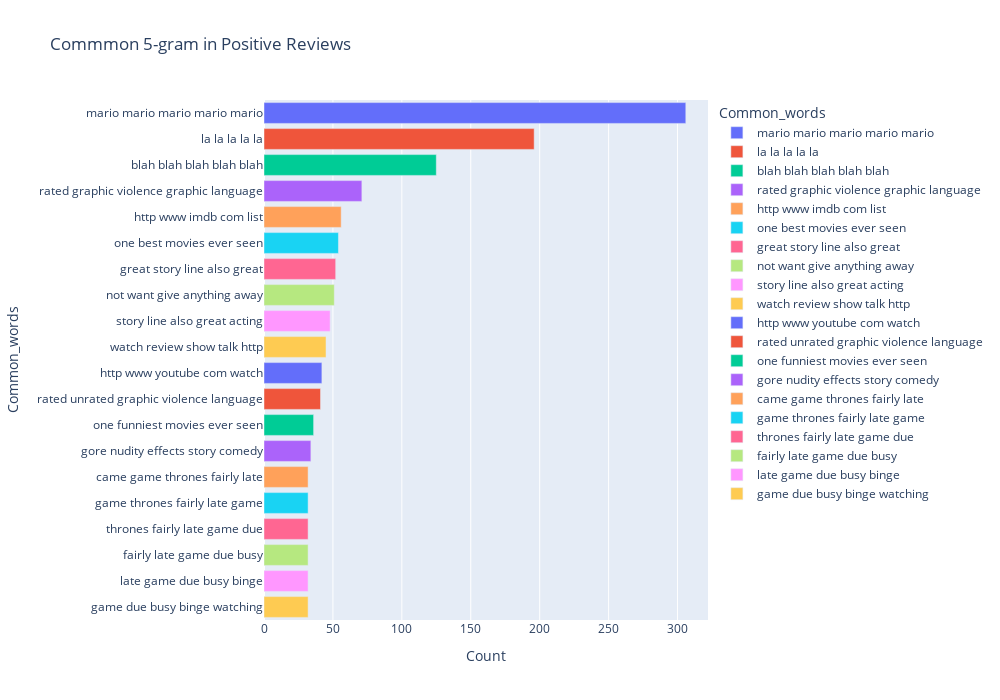

Notebook code cell kept with this figure:
### Code cell
most_common_fives = get_top_text_ngrams(df.Reviews_clean[df['Ratings']>=7], 20, 5)
most_common_fives = dict(most_common_fives)
temp = pd.DataFrame(columns = ["Common_words" , 'Count'])
temp["Common_words"] = list(most_common_fives.keys())
temp["Count"] = list(most_common_fives.values())
fig = px.bar(temp, x="Count", y="Common_words", title='Commmon 5-gram in Positive Reviews', orientation='h', 
             width=1000, height=700,color='Common_words')
fig.show()

### Figure 1 — Plotly figure (JSON) as saved in the notebook; plotly's stock layout.template omitted (floating-point values rounded to 4 significant figures)
{"data": [{"alignmentgroup": "True", "hovertemplate": "Common_words=%{y}<br>Count=%{x}<extra></extra>", "legendgroup": "mario mario mario mario mario", "marker": {"color": "#636efa", "pattern": {"shape": ""}}, "name": "mario mario mario mario mario", "offsetgroup": "mario mario mario mario mario", "orientation": "h", "showlegend": true, "textposition": "auto", "type": "bar", "x": [306], "xaxis": "x", "y": ["mario mario mario mario mario"], "yaxis": "y"}, {"alignmentgroup": "True", "hovertemplate": "Common_words=%{y}<br>Count=%{x}<extra></extra>", "legendgroup": "la la la la la", "marker": {"color": "#EF553B", "pattern": {"shape": ""}}, "name": "la la la la la", "offsetgroup": "la la la la la", "orientation": "h", "showlegend": true, "textposition": "auto", "type": "bar", "x": [196], "xaxis": "x", "y": ["la la la la la"], "yaxis": "y"}, {"alignmentgroup": "True", "hovertemplate": "Common_words=%{y}<br>Count=%{x}<extra></extra>", "legendgroup": "blah blah blah blah blah", "marker": {"color": "#00cc96", "pattern": {"shape": ""}}, "name": "blah blah blah blah blah", "offsetgroup": "blah blah blah blah blah", "orientation": "h", "showlegend": true, "textposition": "auto", "type": "bar", "x": [125], "xaxis": "x", "y": ["blah blah blah blah blah"], "yaxis": "y"}, {"alignmentgroup": "True", "hovertemplate": "Common_words=%{y}<br>Count=%{x}<extra></extra>", "legendgroup": "rated graphic violence graphic language", "marker": {"color": "#ab63fa", "pattern": {"shape": ""}}, "name": "rated graphic violence graphic language", "offsetgroup": "rated graphic violence graphic language", "orientation": "h", "showlegend": true, "textposition": "auto", "type": "bar", "x": [71], "xaxis": "x", "y": ["rated graphic violence graphic language"], "yaxis": "y"}, {"alignmentgroup": "True", "hovertemplate": "Common_words=%{y}<br>Count=%{x}<extra></extra>", "legendgroup": "http www imdb com list", "marker": {"color": "#FFA15A", "pattern": {"shape": ""}}, "name": "http www imdb com list", "offsetgroup": "http www imdb com list", "orientation": "h", "showlegend": true, "textposition": "auto", "type": "bar", "x": [56], "xaxis": "x", "y": ["http www imdb com list"], "yaxis": "y"}, {"alignmentgroup": "True", "hovertemplate": "Common_words=%{y}<br>Count=%{x}<extra></extra>", "legendgroup": "one best movies ever seen", "marker": {"color": "#19d3f3", "pattern": {"shape": ""}}, "name": "one best movies ever seen", "offsetgroup": "one best movies ever seen", "orientation": "h", "showlegend": true, "textposition": "auto", "type": "bar", "x": [54], "xaxis": "x", "y": ["one best movies ever seen"], "yaxis": "y"}, {"alignmentgroup": "True", "hovertemplate": "Common_words=%{y}<br>Count=%{x}<extra></extra>", "legendgroup": "great story line also great", "marker": {"color": "#FF6692", "pattern": {"shape": ""}}, "name": "great story line also great", "offsetgroup": "great story line also great", "orientation": "h", "showlegend": true, "textposition": "auto", "type": "bar", "x": [52], "xaxis": "x", "y": ["great story line also great"], "yaxis": "y"}, {"alignmentgroup": "True", "hovertemplate": "Common_words=%{y}<br>Count=%{x}<extra></extra>", "legendgroup": "not want give anything away", "marker": {"color": "#B6E880", "pattern": {"shape": ""}}, "name": "not want give anything away", "offsetgroup": "not want give anything away", "orientation": "h", "showlegend": true, "textposition": "auto", "type": "bar", "x": [51], "xaxis": "x", "y": ["not want give anything away"], "yaxis": "y"}, {"alignmentgroup": "True", "hovertemplate": "Common_words=%{y}<br>Count=%{x}<extra></extra>", "legendgroup": "story line also great acting", "marker": {"color": "#FF97FF", "pattern": {"shape": ""}}, "name": "story line also great acting", "offsetgroup": "story line also great acting", "orientation": "h", "showlegend": true, "textposition": "auto", "type": "bar", "x": [48], "xaxis": "x", "y": ["story line also great acting"], "yaxis": "y"}, {"alignmentgroup": "True", "hovertemplate": "Common_words=%{y}<br>Count=%{x}<extra></extra>", "legendgroup": "watch review show talk http", "marker": {"color": "#FECB52", "pattern": {"shape": ""}}, "name": "watch review show talk http", "offsetgroup": "watch review show talk http", "orientation": "h", "showlegend": true, "textposition": "auto", "type": "bar", "x": [45], "xaxis": "x", "y": ["watch review show talk http"], "yaxis": "y"}, {"alignmentgroup": "True", "hovertemplate": "Common_words=%{y}<br>Count=%{x}<extra></extra>", "legendgroup": "http www youtube com watch", "marker": {"color": "#636efa", "pattern": {"shape": ""}}, "name": "http www youtube com watch", "offsetgroup": "http www youtube com watch", "orientation": "h", "showlegend": true, "textposition": "auto", "type": "bar", "x": [42], "xaxis": "x", "y": ["http www youtube com watch"], "yaxis": "y"}, {"alignmentgroup": "True", "hovertemplate": "Common_words=%{y}<br>Count=%{x}<extra></extra>", "legendgroup": "rated unrated graphic violence language", "marker": {"color": "#EF553B", "pattern": {"shape": ""}}, "name": "rated unrated graphic violence language", "offsetgroup": "rated unrated graphic violence language", "orientation": "h", "showlegend": true, "textposition": "auto", "type": "bar", "x": [41], "xaxis": "x", "y": ["rated unrated graphic violence language"], "yaxis": "y"}, {"alignmentgroup": "True", "hovertemplate": "Common_words=%{y}<br>Count=%{x}<extra></extra>", "legendgroup": "one funniest movies ever seen", "marker": {"color": "#00cc96", "pattern": {"shape": ""}}, "name": "one funniest movies ever seen", "offsetgroup": "one funniest movies ever seen", "orientation": "h", "showlegend": true, "textposition": "auto", "type": "bar", "x": [36], "xaxis": "x", "y": ["one funniest movies ever seen"], "yaxis": "y"}, {"alignmentgroup": "True", "hovertemplate": "Common_words=%{y}<br>Count=%{x}<extra></extra>", "legendgroup": "gore nudity effects story comedy", "marker": {"color": "#ab63fa", "pattern": {"shape": ""}}, "name": "gore nudity effects story comedy", "offsetgroup": "gore nudity effects story comedy", "orientation": "h", "showlegend": true, "textposition": "auto", "type": "bar", "x": [34], "xaxis": "x", "y": ["gore nudity effects story comedy"], "yaxis": "y"}, {"alignmentgroup": "True", "hovertemplate": "Common_words=%{y}<br>Count=%{x}<extra></extra>", "legendgroup": "came game thrones fairly late", "marker": {"color": "#FFA15A", "pattern": {"shape": ""}}, "name": "came game thrones fairly late", "offsetgroup": "came game thrones fairly late", "orientation": "h", "showlegend": true, "textposition": "auto", "type": "bar", "x": [32], "xaxis": "x", "y": ["came game thrones fairly late"], "yaxis": "y"}, {"alignmentgroup": "True", "hovertemplate": "Common_words=%{y}<br>Count=%{x}<extra></extra>", "legendgroup": "game thrones fairly late game", "marker": {"color": "#19d3f3", "pattern": {"shape": ""}}, "name": "game thrones fairly late game", "offsetgroup": "game thrones fairly late game", "orientation": "h", "showlegend": true, "textposition": "auto", "type": "bar", "x": [32], "xaxis": "x", "y": ["game thrones fairly late game"], "yaxis": "y"}, {"alignmentgroup": "True", "hovertemplate": "Common_words=%{y}<br>Count=%{x}<extra></extra>", "legendgroup": "thrones fairly late game due", "marker": {"color": "#FF6692", "pattern": {"shape": ""}}, "name": "thrones fairly late game due", "offsetgroup": "thrones fairly late game due", "orientation": "h", "showlegend": true, "textposition": "auto", "type": "bar", "x": [32], "xaxis": "x", "y": ["thrones fairly late game due"], "yaxis": "y"}, {"alignmentgroup": "True", "hovertemplate": "Common_words=%{y}<br>Count=%{x}<extra></extra>", "legendgroup": "fairly late game due busy", "marker": {"color": "#B6E880", "pattern": {"shape": ""}}, "name": "fairly late game due busy", "offsetgroup": "fairly late game due busy", "orientation": "h", "showlegend": true, "textposition": "auto", "type": "bar", "x": [32], "xaxis": "x", "y": ["fairly late game due busy"], "yaxis": "y"}, {"alignmentgroup": "True", "hovertemplate": "Common_words=%{y}<br>Count=%{x}<extra></extra>", "legendgroup": "late game due busy binge", "marker": {"color": "#FF97FF", "pattern": {"shape": ""}}, "name": "late game due busy binge", "offsetgroup": "late game due busy binge", "orientation": "h", "showlegend": true, "textposition": "auto", "type": "bar", "x": [32], "xaxis": "x", "y": ["late game due busy binge"], "yaxis": "y"}, {"alignmentgroup": "True", "hovertemplate": "Common_words=%{y}<br>Count=%{x}<extra></extra>", "legendgroup": "game due busy binge watching", "marker": {"color": "#FECB52", "pattern": {"shape": ""}}, "name": "game due busy binge watching", "offsetgroup": "game due busy binge watching", "orientation": "h", "showlegend": true, "textposition": "auto", "type": "bar", "x": [32], "xaxis": "x", "y": ["game due busy binge watching"], "yaxis": "y"}], "layout": {"barmode": "relative", "height": 700, "legend": {"title": {"text": "Common_words"}, "tracegroupgap": 0}, "title": {"text": "Commmon 5-gram in Positive Reviews"}, "width": 1000, "xaxis": {"anchor": "y", "domain": [0, 1], "title": {"text": "Count"}}, "yaxis": {"anchor": "x", "categoryarray": ["game due busy binge watching", "late game due busy binge", "fairly late game due busy", "thrones fairly late game due", "game thrones fairly late game", "came game thrones fairly late", "gore nudity effects story comedy", "one funniest movies ever seen", "rated unrated graphic violence language", "http www youtube com watch", "watch review show talk http", "story line also great acting", "not want give anything away", "great story line also great", "one best movies ever seen", "http www imdb com list", "rated graphic violence graphic language", "blah blah blah blah blah", "la la la la la", "mario mario mario mario mario"], "categoryorder": "array", "domain": [0, 1], "title": {"text": "Common_words"}}}}
